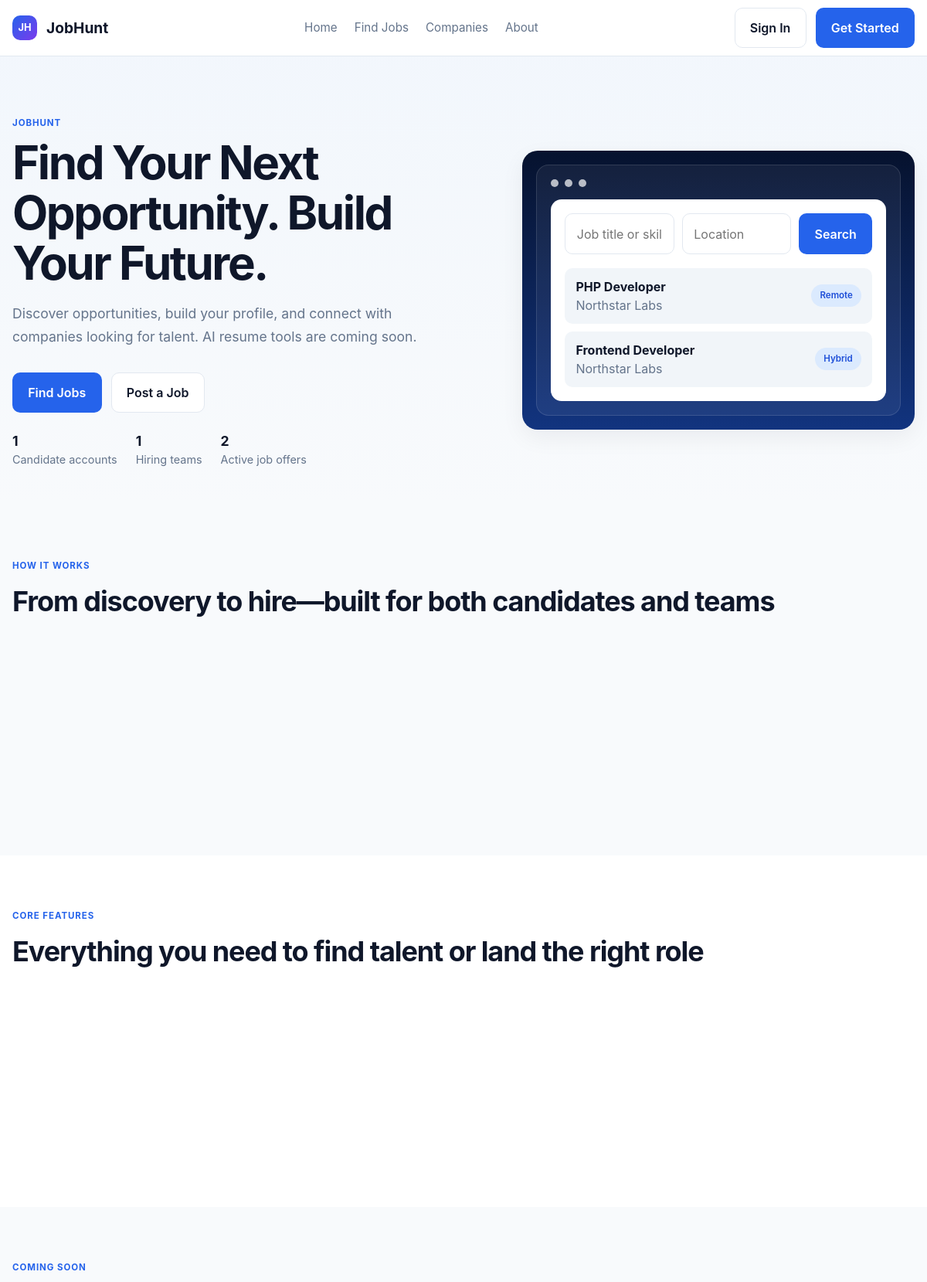
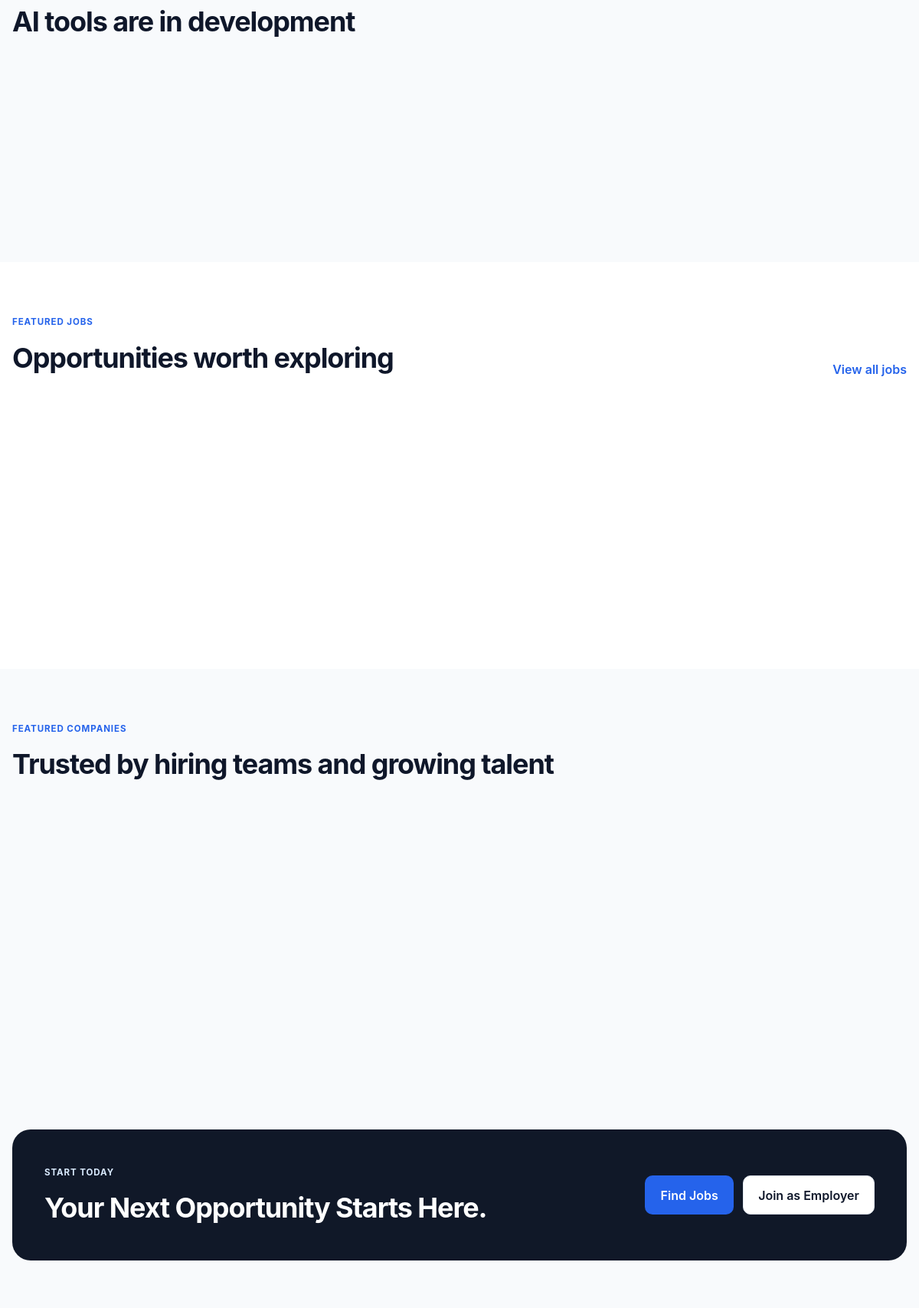
The page / (upper part) on the database its author committed (2 pictures, top to bottom).
### tables this page shows
CREATE TABLE job_offers (
    id INT AUTO_INCREMENT PRIMARY KEY,
    company_id INT NOT NULL,
    category_id INT NOT NULL,
    title VARCHAR(160) NOT NULL,
    summary TEXT,
    responsibilities TEXT,
    requirements TEXT,
    preferred_qualifications TEXT,
    benefits TEXT,
    employment_type VARCHAR(50) NOT NULL,
    experience_level VARCHAR(50) NOT NULL,
    workplace_type VARCHAR(50) NOT NULL,
    location VARCHAR(160) DEFAULT NULL,
    salary_min INT DEFAULT NULL,
    salary_max INT DEFAULT NULL,
    currency VARCHAR(10) DEFAULT 'USD',
    status ENUM('draft','active','paused','closed','pending_review','removed') NOT NULL DEFAULT 'draft',
    published_at TIMESTAMP NULL,
    application_deadline TIMESTAMP NULL,
    created_at TIMESTAMP DEFAULT CURRENT_TIMESTAMP,
    updated_at TIMESTAMP DEFAULT CURRENT_TIMESTAMP ON UPDATE CURRENT_TIMESTAMP,
    CONSTRAINT fk_jobs_company FOREIGN KEY (company_id) REFERENCES company_profiles(id) ON DELETE CASCADE,
    CONSTRAINT fk_jobs_category FOREIGN KEY (category_id) REFERENCES job_categories(id)
);

CREATE TABLE company_profiles (
    id INT AUTO_INCREMENT PRIMARY KEY,
    user_id INT NOT NULL UNIQUE,
    company_name VARCHAR(160) NOT NULL,
    industry VARCHAR(120) DEFAULT NULL,
    company_size VARCHAR(60) DEFAULT NULL,
    founded_year YEAR DEFAULT NULL,
    website VARCHAR(255) DEFAULT NULL,
    location VARCHAR(160) DEFAULT NULL,
    description TEXT,
    logo_url VARCHAR(255) DEFAULT NULL,
    verification_status ENUM('pending','verified','rejected') DEFAULT 'pending',
    created_at TIMESTAMP DEFAULT CURRENT_TIMESTAMP,
    updated_at TIMESTAMP DEFAULT CURRENT_TIMESTAMP ON UPDATE CURRENT_TIMESTAMP,
    CONSTRAINT fk_company_profile_user FOREIGN KEY (user_id) REFERENCES users(id) ON DELETE CASCADE
);

### public/index.php (called while the page is built, shortened)
<?php
require dirname(__DIR__) . '/config/app.php';
require dirname(__DIR__) . '/app/Core/Controller.php';
require dirname(__DIR__) . '/app/Core/Database.php';
require dirname(__DIR__) . '/app/Models/JobHuntData.php';
$page = $_GET['page'] ?? 'home';
$controller = new PageController();
$controller->handle($page);

### config/database.php (called while the page is built)
<?php
$getValue = static function (string $name, $default) {
    $value = getenv($name);
    if ($value === false && isset($_ENV[$name])) {
        $value = $_ENV[$name];
    }
    return $value === false || $value === null || $value === '' ? $default : $value;
};
return [
    'driver' => 'mysql',
    'host' => $getValue('DB_HOST', '127.0.0.1'),
    'port' => (int) $getValue('DB_PORT', 3306),
    'database' => $getValue('DB_DATABASE', 'jobhunt'),
    'username' => $getValue('DB_USERNAME', 'root'),
    'password' => $getValue('DB_PASSWORD', ''),
    'charset' => $getValue('DB_CHARSET', 'utf8mb4'),
    'options' => [
        PDO::ATTR_ERRMODE => PDO::ERRMODE_EXCEPTION,
        PDO::ATTR_DEFAULT_FETCH_MODE => PDO::FETCH_ASSOC,
        PDO::ATTR_EMULATE_PREPARES => false,
    ],
];

### app/Core/Database.php (called while the page is built, shortened)
<?php
class Database
{
    private static $db;
    public static function connection()
    {
        if (self::$db) {
            return self::$db;
        }
        $config = require dirname(__DIR__, 2) . '/config/database.php';
        $dsn = "{$config['driver']}:host={$config['host']};port={$config['port']};dbname={$config['database']};charset={$config['charset']}";
        self::$db = new \PDO($dsn, $config['username'], $config['password'], $config['options']);
        return self::$db;
    }
}

### app/Models/JobHuntData.php (called while the page is built, shortened)
<?php
class JobHuntData
{
    public static function jobs(array $filters = []): array
    {
        $sql = "SELECT j.id, j.title, c.company_name AS company, j.location,
                    j.employment_type AS type, j.workplace_type AS workplace,
                    j.salary_min, j.salary_max, j.currency, j.experience_level AS experience,
                    j.summary AS tagline, j.responsibilities, j.requirements, j.benefits,
                    j.published_at, cat.name AS category
                FROM job_offers j
                JOIN company_profiles c ON c.id = j.company_id
                JOIN job_categories cat ON cat.id = j.category_id
                WHERE j.status = 'active'
                AND (j.application_deadline IS NULL OR j.application_deadline >= CURRENT_DATE)";
        $values = [];
        $sql .= ' ORDER BY j.created_at DESC';
        $query = Database::connection()->prepare($sql);
        $query->execute($values);
        $jobs = $query->fetchAll();
        return $jobs;
    }
}

### config/app.php (called while the page is built, shortened)
<?php
function h($value, int $flags = ENT_QUOTES, string $encoding = 'UTF-8'): string
{
    return htmlentities((string) $value, $flags, $encoding);
}
return [
    'app_name' => 'JobHunt',
    'app_tagline' => "Let's Find Your Next Job.",
    'base_path' => dirname(__DIR__),
    'public_path' => dirname(__DIR__) . '/public',
    'base_url' => '/tests/jobhunt/public',
    'env' => 'development',
    'debug' => true,
    'roles' => ['candidate', 'company', 'admin'],
];

### resources/views/public/home.php (the view, shortened to what this page needs)
<?php require __DIR__ . '/../components/public-header.php'; ?>
<main>
    <section class="hero">
        <div class="container hero-grid">
            <div>
                <div class="kicker">JobHunt</div>
                <h1>Find Your Next Opportunity. Build Your Future.</h1>
                <p class="lead">Discover opportunities, build your profile, and connect with companies looking for talent. AI resume tools are coming soon.</p>
                <div class="hero-actions">
                    <a class="btn btn-primary" href="index.php?page=jobs">Find Jobs</a>
                    <a class="btn btn-secondary" href="index.php?page=signin">Post a Job</a>
                </div>
                <div class="mini-stats">
                    <div><strong><?php echo number_format($metrics['candidates']); ?></strong><br>Candidate accounts</div>
                    <div><strong><?php echo number_format($metrics['companies']); ?></strong><br>Hiring teams</div>
                    <div><strong><?php echo number_format($metrics['jobs']); ?></strong><br>Active job offers</div>
                </div>
            </div>
            <div class="hero-preview">
                <div class="preview-window">
                    <div class="preview-header">
                        <span class="dot"></span>
                        <span class="dot"></span>
                        <span class="dot"></span>
                    </div>
                    <div class="search-panel">
                        <form class="field-row" method="get" action="index.php">
                            <input class="input" name="keyword" placeholder="Job title or skill" />
                            <input class="input" name="location" placeholder="Location" />
                            <button class="btn btn-primary" type="submit">Search</button>
                        </form>
                        <div class="search-results">
                            <?php foreach (array_slice($jobs, 0, 2) as $job): ?>
                                <a class="result-item" href="index.php?page=job-details&amp;id=<?php echo (int) $job['id']; ?>">
                                    <div><strong><?php echo h($job['title']); ?></strong><br><span class="muted"><?php echo h($job['company']); ?></span></div>
                                    <span class="badge badge-primary"><?php echo h($job['workplace']); ?></span>
                                </a>
                            <?php endforeach; ?>
                        </div>
                    </div>
                </div>
            </div>
        </div>
    </section>
    <section class="section">
        <div class="container">
            <div class="section-header">
                <div>
                    <span class="kicker">How it works</span>
                    <h2>From discovery to hire—built for both candidates and teams</h2>
                </div>
            </div>
            <div class="grid-3">
            </div>
        </div>
    </section>
    <section class="section" style="background:#fff;">
        <div class="container">
            <div class="section-header">
                <div>
                    <span class="kicker">Core features</span>
                    <h2>Everything you need to find talent or land the right role</h2>
                </div>
            </div>
            <div class="grid-3">
            </div>
        </div>
    </section>
    <section class="section">
        <div class="container">
            <div class="section-header">
                <div>
                    <span class="kicker">Coming soon</span>
                    <h2>AI tools are in development</h2>
                </div>
            </div>
            <div class="grid-2">
            </div>
        </div>
    </section>
    <section class="section" style="background:#fff;">
        <div class="container">
            <div class="section-header">
                <div>
                    <span class="kicker">Featured jobs</span>
                    <h2>Opportunities worth exploring</h2>
                </div>
                <a class="inline-link" href="index.php?page=jobs">View all jobs</a>
            </div>
            <div class="job-grid">
            </div>
        </div>
    </section>
    <section class="section">
        <div class="container">
            <div class="section-header">
                <div>
                    <span class="kicker">Featured companies</span>
                    <h2>Trusted by hiring teams and growing talent</h2>
                </div>
            </div>
            <div class="grid-4">
            </div>
        </div>
    </section>
    <section class="section">
        <div class="container">
            <div class="cta-box">
                <div>
                    <div class="kicker" style="color:#D9EAFE;">Start today</div>
                    <h2 style="color:white; margin:0;">Your Next Opportunity Starts Here.</h2>
                </div>
                <div class="hero-actions" style="margin:0;">
                    <a class="btn btn-primary" href="index.php?page=jobs">Find Jobs</a>
                    <a class="btn btn-secondary" href="index.php?page=signin">Join as Employer</a>
                </div>
            </div>
        </div>
    </section>
</main>

### public/assets/css/styles.css (style rules this page uses)
:root { --brand-950: #101828; --brand-700: #1D4ED8; --brand-600: #2563EB; --brand-100: #DBEAFE; --surface: #FFFFFF; --canvas: #F8FAFC; --surface-muted: #F1F5F9; --border: #E2E8F0; --text-primary: #0F172A; --text-secondary: #64748B; --success: #16A34A; --warning: #F59E0B; --danger: #DC2626; --info: #0EA5E9; --ai-accent: #7C3AED; --shadow-soft: 0 10px 30px rgba(15, 23, 42, 0.06); --radius-card: 14px; --radius-input: 10px; }
body { transition: background-color .25s ease, color .25s ease; }
* { box-sizing: border-box; }
html { scroll-behavior: smooth; }
body { margin: 0; font-family: Inter, "Segoe UI", sans-serif; background: var(--canvas); color: var(--text-primary); line-height: 1.5; }
a { color: inherit; text-decoration: none; }
button, input, select, textarea { font: inherit; }
.container { width: min(1200px, calc(100% - 32px)); margin: 0 auto; }
.btn { border: 1px solid transparent; border-radius: 10px; padding: 0.8rem 1.2rem; font-weight: 600; cursor: pointer; transition: 0.2s ease; display: inline-flex; align-items: center; justify-content: center; gap: 8px; text-decoration: none; }
.btn-primary { background: var(--brand-600); color: white; }
.btn-secondary { background: var(--surface); border-color: var(--border); color: var(--text-primary); }
.hero { padding: 72px 0 48px; background: linear-gradient(180deg, rgba(219,234,254,0.2), transparent); }
.hero-grid { display: grid; grid-template-columns: 1.1fr 0.9fr; gap: 40px; align-items: center; }
.hero h1 { font-size: clamp(2.5rem, 5vw, 4rem); line-height: 1.08; margin: 0 0 18px; letter-spacing: -0.04em; }
.lead { font-size: 1.1rem; line-height: 1.7; color: var(--text-secondary); max-width: 580px; margin-bottom: 2rem; }
.hero-actions { display: flex; gap: 12px; flex-wrap: wrap; margin-bottom: 24px; }
.mini-stats { display: flex; gap: 24px; flex-wrap: wrap; color: var(--text-secondary); font-size: 0.9rem; }
.mini-stats strong { color: var(--text-primary); font-size: 1.1rem; }
.hero-preview { background: linear-gradient(180deg, #06122e,#12347f); border-radius: 20px; padding: 18px; box-shadow: var(--shadow-soft); }
.preview-window { background: rgba(255,255,255,0.06); border: 1px solid rgba(255,255,255,0.12); border-radius: 16px; padding: 18px; }
.preview-header { display: flex; gap: 8px; margin-bottom: 16px; }
.dot { width: 10px; height: 10px; border-radius: 50%; background: rgba(255,255,255,0.7); }
.search-panel { background: var(--surface); border-radius: 14px; padding: 18px; }
.field-row { display: grid; grid-template-columns: 1fr 1fr auto; gap: 10px; margin-bottom: 18px; }
.input, .select, .textarea { background: var(--surface); border: 1px solid var(--border); border-radius: var(--radius-input); padding: 0.82rem 0.9rem; width: 100%; color: var(--text-primary); }
.search-results { display: grid; gap: 10px; }
.result-item { background: var(--surface-muted); border-radius: 10px; padding: 12px 14px; display: flex; justify-content: space-between; align-items: center; color: var(--text-primary); }
.badge { display: inline-flex; align-items: center; padding: 0.35rem 0.7rem; border-radius: 999px; font-size: 0.72rem; font-weight: 600; }
.badge-primary { background: var(--brand-100); color: var(--brand-700); }
.section { padding: 64px 0; }
.section-header { display: flex; justify-content: space-between; align-items: end; gap: 20px; margin-bottom: 24px; }
.kicker { display: inline-block; color: var(--brand-600); font-weight: 700; letter-spacing: 0.08em; font-size: 0.72rem; text-transform: uppercase; margin-bottom: 10px; }
h2 { font-size: clamp(1.8rem, 3vw, 2.6rem); margin: 0; letter-spacing: -0.03em; }
.muted { color: var(--text-secondary); }
.grid-3 { display: grid; grid-template-columns: repeat(3, minmax(0, 1fr)); gap: 20px; }
.grid-4 { display: grid; grid-template-columns: repeat(4, minmax(0, 1fr)); gap: 20px; }
.grid-2 { display: grid; grid-template-columns: repeat(2, minmax(0, 1fr)); gap: 20px; }
.job-grid { display: grid; grid-template-columns: repeat(3, minmax(0, 1fr)); gap: 18px; }
.cta-box { background: var(--brand-950); color: white; border-radius: 24px; padding: 42px; display: flex; justify-content: space-between; gap: 20px; align-items: center; }
.inline-link { color: var(--brand-600); font-weight: 600; }
.card, .job-card, .about-path-card, .company-card, .metric-card, .btn, .nav-item, .company-logo, .skill-tag { transition: transform .2s ease, box-shadow .2s ease, border-color .2s ease, background-color .2s ease; }

### rows shown on the page
job_offers: title "PHP Developer", company.company_name "Northstar Labs", workplace_type "Remote"
job_offers: title "Frontend Developer", company.company_name "Northstar Labs", workplace_type "Hybrid"

### other values the page prints
$metrics['candidates'] "1"
$metrics['companies'] "1"
$metrics['jobs'] "2"
